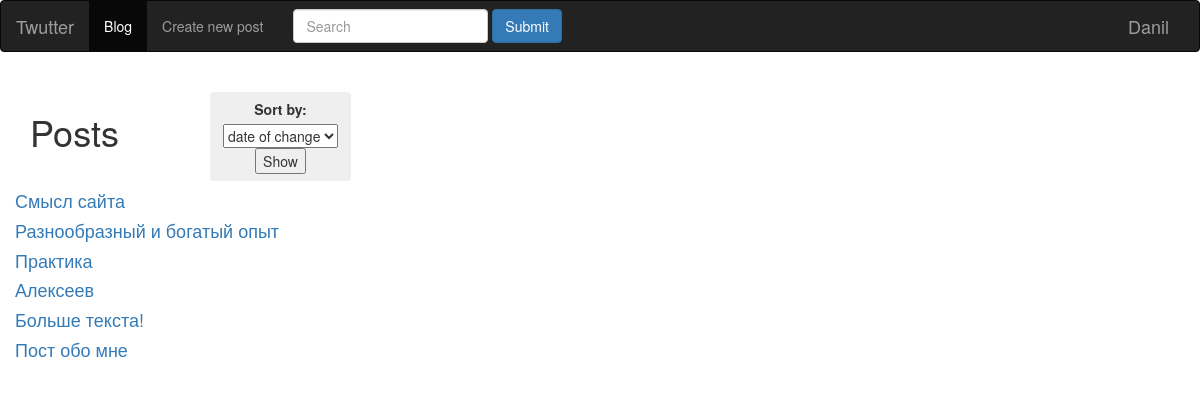
The page /blog/ (signed in) on the database its author committed.
### tables this page shows
CREATE TABLE news 
                                (id INTEGER PRIMARY KEY AUTOINCREMENT, 
                                 title VARCHAR(100),
                                 content VARCHAR(1000),
                                 user_id INTEGER
                                 );

### posts/blueprint.py (the view)
@posts.route('/', methods=['GET', 'POST'])
def index(pages=1):
    if 'username' not in session:
        return redirect('/start_menu')
    form = SortForm()
    q = request.args.get('q')
    posts = []
    page = request.args.get('page')
    if page and page.isdigit():
        page = init(page)
    else:
        page = 1
    if q:
        for i in NewsModel(db.get_connection()).get_all():
            if q.lower() in i[1].lower() or q.lower() in i[2].lower():
                if int(session['user_id']) == int(i[3]):
                    posts.append(i)
    else:
        for i in NewsModel(db.get_connection()).get_all():
            if int(session['user_id']) == int(i[3]):
                posts.append(i)
    if form.validate_on_submit():
        if form.class_.data == 'alph':
            post2 = sorted(posts, key=lambda item: item[1])
            return render_template(
                'posts/index.html', form=form, posts=post2, pages=pages)
    return render_template(
        'posts/index.html', form=form, posts=posts, pages=pages)

### posts/forms.py
class SortForm(FlaskForm):
    class_ = SelectField('Sort by:',
                         choices=[
                             ('time', 'date of change'), ('alph', 'alphabet')],
                         validators=[DataRequired()])
    submit = SubmitField('Show')

### models.py (called while the page is built)
    def get_connection(self):
        return self.conn

    def get_all(self, user_id=None):
        cursor = self.connection.cursor()
        if user_id:
            cursor.execute(
                "SELECT * FROM news WHERE user_id = ?", (str(user_id)))
        else:
            cursor.execute("SELECT * FROM news")
        rows = cursor.fetchall()
        return rows

### posts/templates/posts/index.html (shortened to what this page needs)
{% extends 'base.html' %}
{% block content_title %}
	<div class="col-md-2">
		<h1>Posts</h1>
	</div>
{% endblock %}
{% block content %}
	<form action="" method="post" novalidate>
	    <p>
		    <button type="button" class="btn btn-inverse">
		        {{ form.class_.label }}<br>
		        {{ form.class_ }}<br>
		        {{ form.submit() }}
		    </button>
	    </p>
    </form>
	<div>
		{% for post in posts %}
			<p>
				<h4><a href="{{ url_for('posts.post_detail', slug=post[0]) }}">{{ post[1] }}</a></h4>
			</p>
		{% endfor %}
	</div>
{% endblock %}

### rows shown on the page
news: title "Смысл сайта"
news: title "Разнообразный и богатый опыт"
news: title "Практика"
news: title "Алексеев"
news: title "Больше текста!"
news: title "Пост обо мне"

### other values the page prints
{{ session['username'] }} "Danil"
